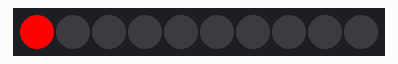
This sketch was run on a simulated Arduino Uno, built with avr-gcc and run on an emulated ATmega328P. On the bench: 10 RGB LEDs in strip order, left to right. Random numbers use the default seed unless the sketch sets one.

Above: at 0.37 s.
At 8.89 s:
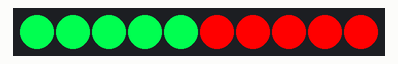
At 13.15 s:
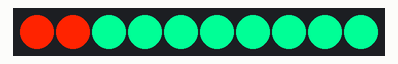
At 17.6 s:
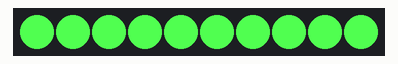
At 28.69 s:
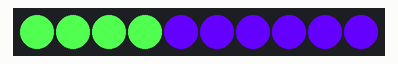
At 39.71 s:
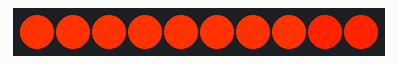

Measured:
- what the display in image 3 shows lasts 2.8 s, from 17.5 s to 20.3 s

The sketch:

colorwipe.ino
```cpp
#include <Adafruit_NeoPixel.h>

const int ledPin = 3;
const int NumLed = 10;

Adafruit_NeoPixel strip(NumLed, ledPin);

uint32_t colorBook[] = {strip.Color(239, 235, 216), strip.Color(255, 0, 0), strip.Color(255, 35, 0), strip.Color(255, 50, 0), strip.Color(255, 75, 0),
strip.Color(255, 150, 0), strip.Color(0, 255, 0), strip.Color(0, 255, 40), strip.Color(80, 255, 80), strip.Color(0, 255, 80), strip.Color(0, 255, 150),
strip.Color(0, 0, 255), strip.Color(40, 0, 255), strip.Color(100, 0, 255), strip.Color(170, 0, 255), strip.Color(255, 0, 255)};
int led = 0;
int color = 1;

void setup() {

  strip.begin();
  strip.show();
  Serial.begin(9600);

}

void loop() {

  colorwipe(250);
  strip.show();

}

void colorwipe(int wait) {

    color %= 16;

    strip.setPixelColor(led, colorBook[color]);
    led++;

    if (led == NumLed) {

      color = rand() % 16;
      led = 0;

      }

    delay(wait);

}
```
